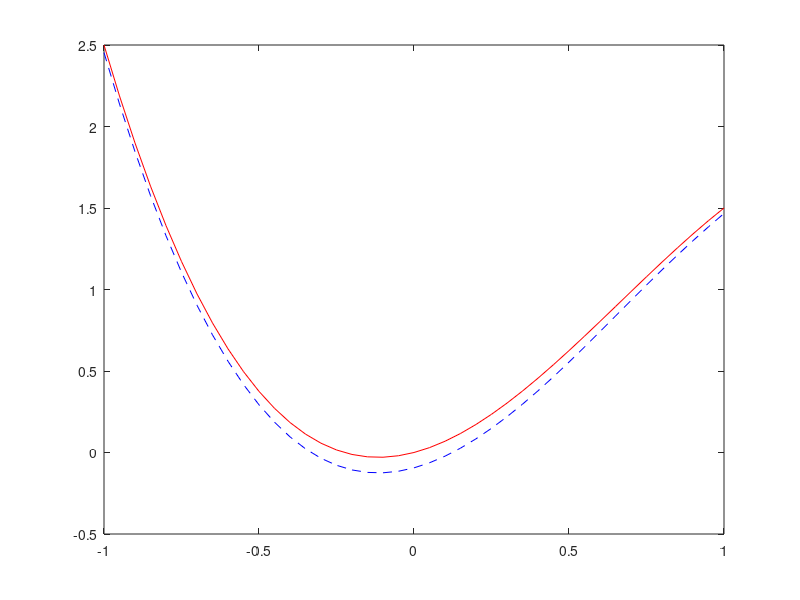

Reproduce this figure in MATLAB.
% RBF Networks
% ITEC560 Introduction to Neural Networks
% Example 2
% Function Approximation (Least Squares Estimation)

clear;

% Network Paramaters

ni=1;               % # of input neurons
nh=9;               % # of hidden neurons
no=1;               % # of output neurons
ns=21;              % # of samples


% Weights of the first layer - centers of the RBF's
w1=-0.8:0.2:0.8;

% Check if leng of w1 matches with number of hidden units
if nh~=length(w1),
    disp(['Number of units in the hidden layer (', num2str(nh), ...
         ') must be equal to the number of weights (', num2str(length(w1)), ...
         ') in the first layer.']);
     return;
end;

     
    % Generate ns uniform values between -1 and 1
    x=-1:2/(ns-1):1;
    
    % Calculate the corresponding desired outputs;
    d=0.5*x+2*x.^2-x.^3;

    
    for j=1:ns,
             
    % Calculate the outputs of the RB Functions
    q(j,:)=exp(-(x(j)-w1).^2);   
        
    end;

    
    w2=inv(q'*q)*q'*d';

% Plot the exact and approximated function together

t=-1:1/20:1;              % time period
ge=0.5*t+2*t.^2-t.^3;     % exact fucntion

% Approximation of RBF network

for j=1:length(t),
    qi=exp(-(t(j)-w1).^2);
    ga(j)=w2'*qi';
end;
    
% Plot functions

plot(t,ge,'r', t, ga,'b--');

% Calculate the estimation error

erplt=sum(abs(ge-ga))/length(t);
disp(['Average error between the original function and it''s approximation is : ', num2str(erplt)]);

